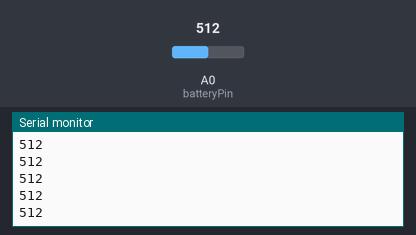
This sketch was run on a simulated Arduino Uno, built with avr-gcc and run on an emulated ATmega328P. Parts: the last lines printed to the serial monitor. The inputs (shaded band) are chosen by the test bench; at power-on: A0 (batteryPin) = 512.

Above: at 1.2 s.
1.3 s: A0 (batteryPin) set to 716
At 2.4 s:
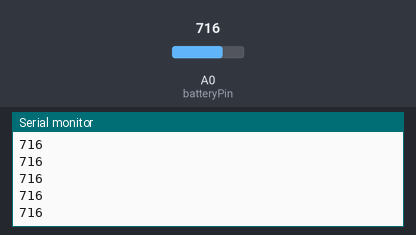
2.8 s: A0 (batteryPin) set to 900
At 3.7 s:
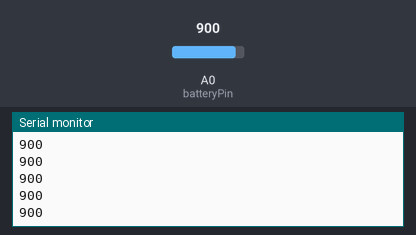
Timing chart, 0 to 5.8 s (numbered marks = the images above; inputs shaded):
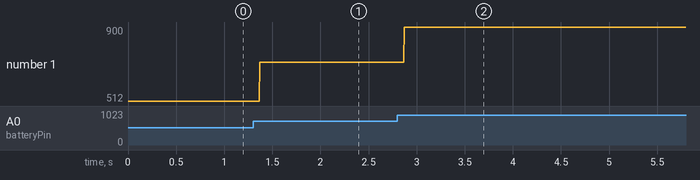

Measured:
- after the input at 1.3 s, the serial monitor: prints a new line after 0.07 s (image 1)
- after the input at 2.8 s, the serial monitor: prints a new line after 0.07 s (image 2)
- plotted number 1: 512 → 716 after the input at 1.3 s, 716 → 900 after the input at 2.8 s

The sketch:

batteryMonitor.ino
```cpp
byte batteryPin = A0;

void setup()
{
	Serial.begin(9600);
	pinMode(batteryPin, INPUT);
}

void loop()
{
	int battery = analogRead(batteryPin);
	Serial.println(battery);
}
```
